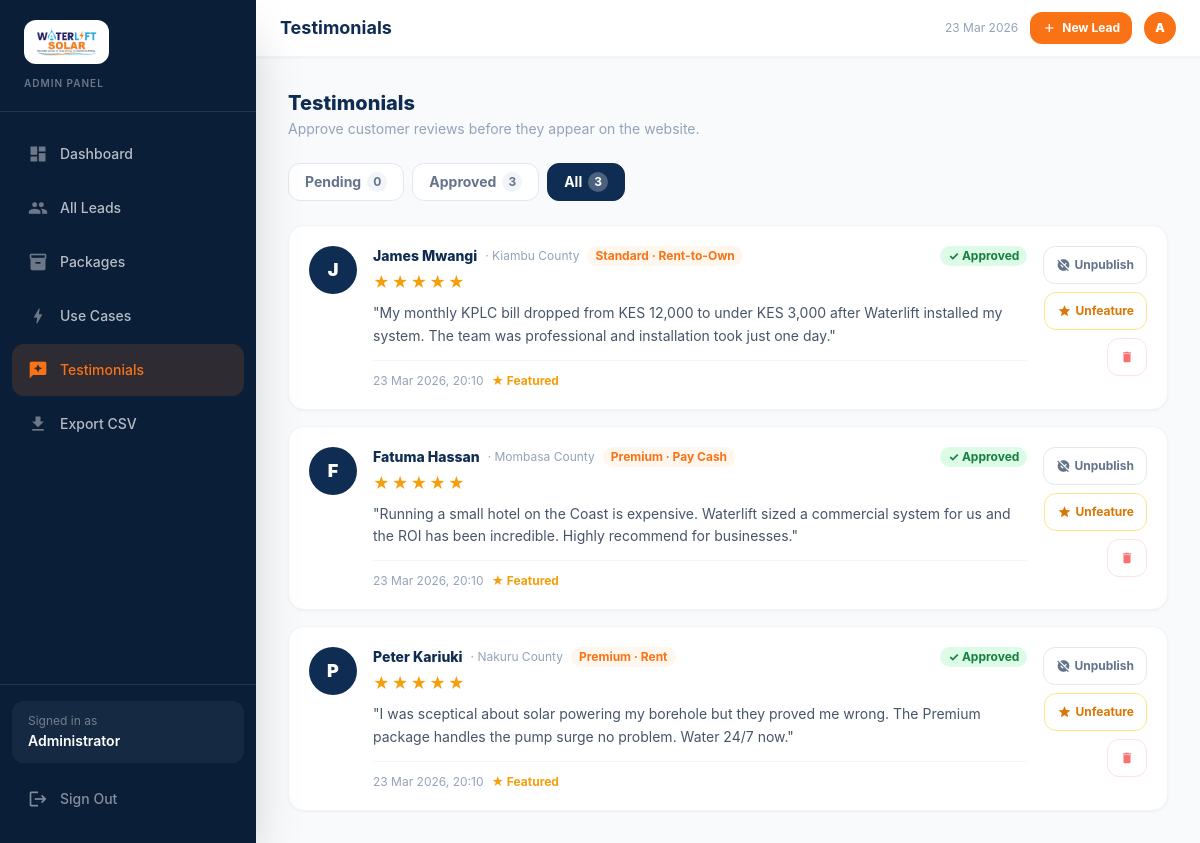
Page /admin/testimonials.php?filter=all on the committed database.
### tables this page shows
CREATE TABLE IF NOT EXISTS testimonials (
    id            INT UNSIGNED  NOT NULL AUTO_INCREMENT,
    name          VARCHAR(100)  NOT NULL,
    location      VARCHAR(100)  DEFAULT NULL,
    package_label VARCHAR(100)  DEFAULT NULL  COMMENT 'e.g. "Standard · Rent-to-Own"',
    stars         TINYINT       NOT NULL DEFAULT 5,
    message       TEXT          NOT NULL,
    avatar_url    VARCHAR(500)  DEFAULT NULL,
    is_approved   TINYINT(1)    NOT NULL DEFAULT 0  COMMENT '0 = pending, 1 = approved',
    is_featured   TINYINT(1)    NOT NULL DEFAULT 0,
    sort_order    TINYINT UNSIGNED NOT NULL DEFAULT 0,
    created_at    TIMESTAMP     NOT NULL DEFAULT CURRENT_TIMESTAMP,
    updated_at    TIMESTAMP     NOT NULL DEFAULT CURRENT_TIMESTAMP ON UPDATE CURRENT_TIMESTAMP,
    PRIMARY KEY (id),
    INDEX idx_approved       (is_approved),
    INDEX idx_featured_order (is_approved, is_featured, sort_order)
);

### admin/testimonials.php (the view, shortened to what this page needs)
<?php
require_once __DIR__ . '/includes/db.php';
require_once __DIR__ . '/includes/layout.php';
$filter = $_GET['filter'] ?? 'pending';
$where  = match($filter) {
    'approved' => 'WHERE is_approved = 1',
    'pending'  => 'WHERE is_approved = 0',
    default    => '',
};
$rows = $pdo->query("SELECT * FROM testimonials $where ORDER BY created_at DESC")
            ->fetchAll(PDO::FETCH_ASSOC);
$counts = $pdo->query(
    "SELECT
        SUM(is_approved = 0) AS pending,
        SUM(is_approved = 1) AS approved,
        COUNT(*) AS total
     FROM testimonials"
)->fetch(PDO::FETCH_ASSOC);
?>
<div class="flex flex-col sm:flex-row sm:items-center justify-between gap-4 mb-6">
  <div>
    <h2 class="text-xl font-extrabold" style="color:#0f2d52">Testimonials</h2>
    <p class="text-sm text-slate-400 mt-0.5">Approve customer reviews before they appear on the website.</p>
  </div>
</div>
<div class="flex gap-2 mb-6 flex-wrap">
  <?php
  $tabs = [
    ['key'=>'pending',  'label'=>'Pending',  'count'=>(int)$counts['pending'],  'color'=>'#f97316'],
    ['key'=>'approved', 'label'=>'Approved', 'count'=>(int)$counts['approved'], 'color'=>'#16a34a'],
    ['key'=>'all',      'label'=>'All',      'count'=>(int)$counts['total'],    'color'=>'#0f2d52'],
  ];
  foreach ($tabs as $tab):
    $active = $filter === $tab['key'];
  ?>
  <a href="?filter=<?= $tab['key'] ?>"
     class="flex items-center gap-1.5 px-4 py-2 rounded-xl text-sm font-bold border transition-all"
     style="<?= $active ? "background:{$tab['color']};color:white;border-color:{$tab['color']}" : 'background:white;color:#64748b;border-color:#e2e8f0' ?>">
    <?= $tab['label'] ?>
    <span class="text-xs px-1.5 py-0.5 rounded-full"
          style="background:<?= $active ? 'rgba(255,255,255,0.25)' : '#f1f5f9' ?>;color:<?= $active ? 'white' : '#64748b' ?>">
      <?= $tab['count'] ?>
    </span>
  </a>
  <?php endforeach; ?>
</div>
<div class="space-y-4">
<?php foreach ($rows as $r): ?>
<div class="bg-white rounded-2xl shadow-sm border border-slate-100 p-5 flex flex-col sm:flex-row gap-4">
  <div class="shrink-0">
    <?php if ($r['avatar_url']): ?>
      <img src="<?= htmlspecialchars($r['avatar_url']) ?>" alt="" class="w-12 h-12 rounded-full object-cover" />
    <?php else: ?>
      <div class="w-12 h-12 rounded-full flex items-center justify-center text-white font-black text-lg shrink-0"
           style="background:#0f2d52">
        <?= strtoupper(mb_substr($r['name'], 0, 1)) ?>
      </div>
    <?php endif; ?>
  </div>
  <div class="flex-1 min-w-0">
    <div class="flex flex-wrap items-center gap-2 mb-1">
      <span class="font-extrabold text-sm" style="color:#0f2d52"><?= htmlspecialchars($r['name']) ?></span>
      <?php if ($r['location']): ?>
        <span class="text-xs text-slate-400">· <?= htmlspecialchars($r['location']) ?></span>
      <?php endif; ?>
      <?php if ($r['package_label']): ?>
        <span class="text-xs font-bold px-2 py-0.5 rounded-full" style="background:#fff7ed;color:#f97316">
          <?= htmlspecialchars($r['package_label']) ?>
        </span>
      <?php endif; ?>
      <span class="text-xs font-bold px-2 py-0.5 rounded-full ml-auto
        <?= $r['is_approved'] ? 'bg-green-100 text-green-700' : 'bg-amber-100 text-amber-700' ?>">
        <?= $r['is_approved'] ? '✓ Approved' : '⏳ Pending' ?>
      </span>
    </div>
    <div class="flex gap-0.5 mb-2">
      <?php for ($s = 1; $s <= 5; $s++): ?>
        <span style="color:<?= $s <= $r['stars'] ? '#f59e0b' : '#e2e8f0' ?>">★</span>
      <?php endfor; ?>
    </div>
    <p class="text-slate-600 text-sm leading-relaxed">"<?= htmlspecialchars($r['message']) ?>"</p>
    <div class="flex flex-wrap items-center gap-2 mt-3 pt-3 border-t border-slate-100 text-xs text-slate-400">
      <span><?= date('d M Y, H:i', strtotime($r['created_at'])) ?></span>
      <?php if ($r['is_featured']): ?>
        <span class="font-bold text-amber-500">★ Featured</span>
      <?php endif; ?>
    </div>
  </div>
  <div class="flex sm:flex-col gap-2 shrink-0 sm:items-end">
    <?php if (!$r['is_approved']): ?>
    <button onclick="approveTestimonial(<?= $r['id'] ?>)"
            class="flex items-center gap-1 text-xs font-bold px-3 py-2 rounded-xl text-white hover:opacity-90 transition-opacity"
            style="background:#16a34a">
      <span class="material-icons text-sm">check_circle</span> Approve
    </button>
    <?php else: ?>
    <button onclick="unapproveTestimonial(<?= $r['id'] ?>)"
            class="flex items-center gap-1 text-xs font-bold px-3 py-2 rounded-xl border border-slate-200 text-slate-500 hover:bg-slate-50 transition-colors">
      <span class="material-icons text-sm">unpublished</span> Unpublish
    </button>
    <?php endif; ?>
    <button onclick="toggleFeatured(<?= $r['id'] ?>, <?= $r['is_featured'] ? 0 : 1 ?>)"
            class="flex items-center gap-1 text-xs font-bold px-3 py-2 rounded-xl border transition-colors
              <?= $r['is_featured'] ? 'border-amber-200 text-amber-600 hover:bg-amber-50' : 'border-slate-200 text-slate-500 hover:bg-slate-50' ?>">
      <span class="material-icons text-sm">star</span>
      <?= $r['is_featured'] ? 'Unfeature' : 'Feature' ?>
    </button>
    <button onclick="deleteTestimonial(<?= $r['id'] ?>, '<?= addslashes(htmlspecialchars($r['name'])) ?>')"
            class="flex items-center gap-1 text-xs font-bold px-3 py-2 rounded-xl border border-red-100 text-red-400 hover:bg-red-50 transition-colors">
      <span class="material-icons text-sm">delete</span>
    </button>
  </div>
</div>
<?php endforeach; ?>
</div>

### admin/includes/layout.php (style rules this page uses)
body { font-family: 'Inter', system-ui, sans-serif; }

### rows in the picture
testimonials: name "J", name "James Mwangi", location "Kiambu County", package_label "Standard · Rent-to-Own", is_approved "✓ Approved", message "My monthly KPLC bill dropped from KES 12,000 to under KES 3,000 after Waterlift installed my system. The team was professional and installation took just one day.", created_at "23 Mar 2026, 20:10", is_featured "★ Featured"
testimonials: name "F", name "Fatuma Hassan", location "Mombasa County", package_label "Premium · Pay Cash", is_approved "✓ Approved", message "Running a small hotel on the Coast is expensive. Waterlift sized a commercial system for us and the ROI has been incredible. Highly recommend for businesses.", created_at "23 Mar 2026, 20:10", is_featured "★ Featured"
testimonials: name "P", name "Peter Kariuki", location "Nakuru County", package_label "Premium · Rent", is_approved "✓ Approved", message "I was sceptical about solar powering my borehole but they proved me wrong. The Premium package handles the pump surge no problem. Water 24/7 now.", created_at "23 Mar 2026, 20:10", is_featured "★ Featured"

### other values in the picture
$item['label'] "Dashboard"
$item['label'] "All Leads"
$item['label'] "Packages"
$item['label'] "Use Cases"
$item['label'] "Testimonials"
$item['label'] "Export CSV"
$title "Testimonials"
$tab['label'] "Pending"
$tab['count'] "0"
$tab['label'] "Approved"
$tab['count'] "3"
$tab['label'] "All"
